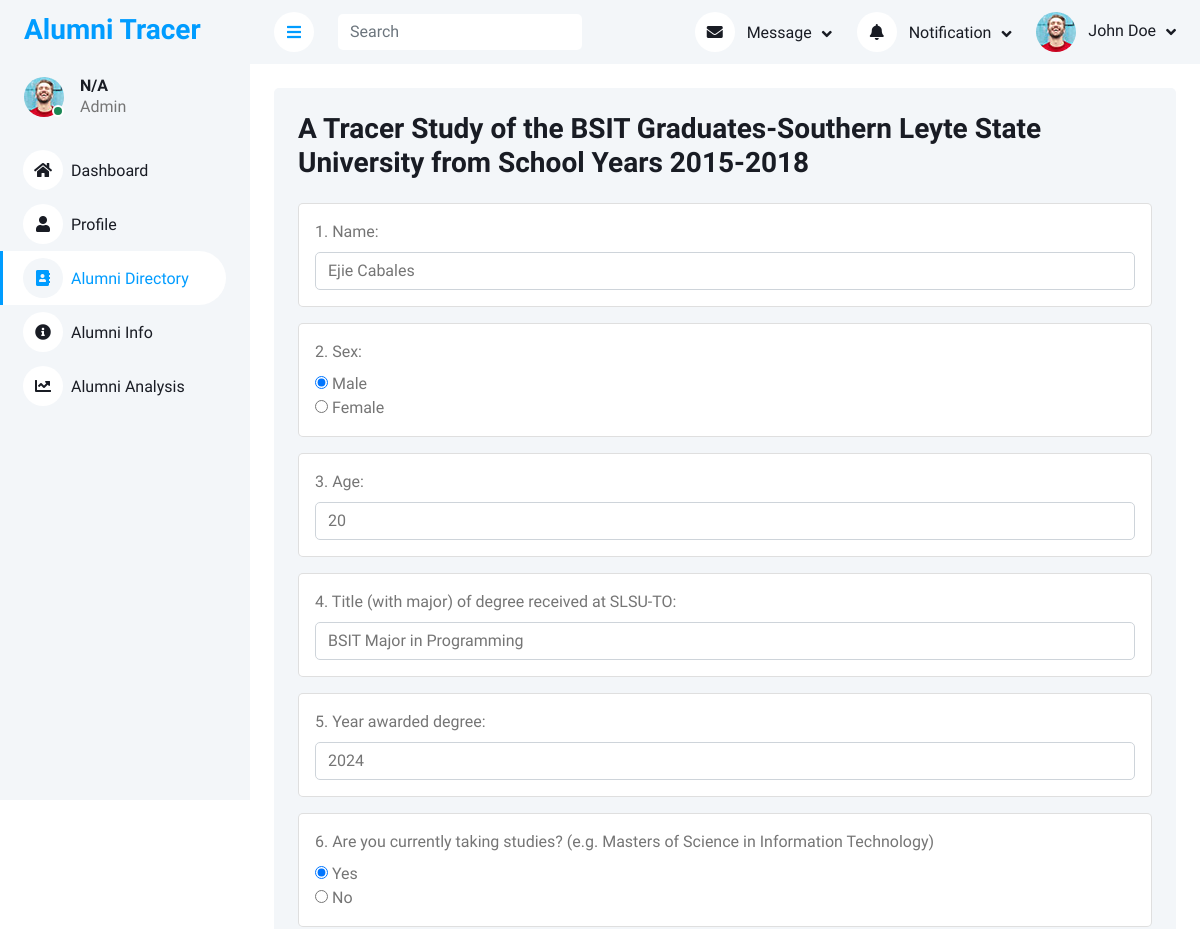
Before: /php_files/viewing_alumni_details.php?id=19 (upper part) with the older database file.
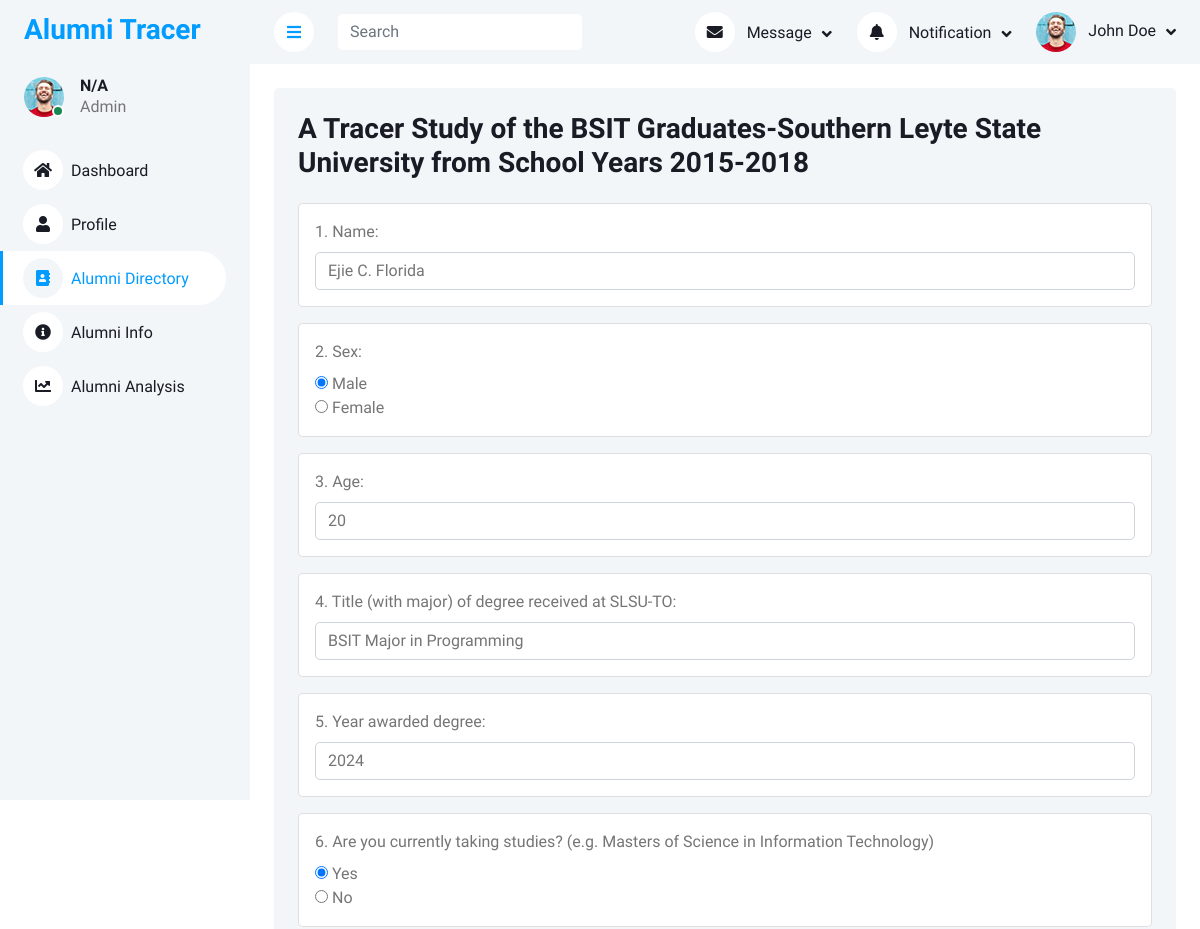
After: the same page with the newer database file.
### tables this page shows
CREATE TABLE `l_study_response` (
  `id` int(11) NOT NULL,
  `gmail` varchar(255) NOT NULL,
  `choose_school` varchar(255) NOT NULL,
  `name` varchar(255) NOT NULL,
  `sex` varchar(255) DEFAULT NULL,
  `age` int(3) DEFAULT NULL,
  `degree` varchar(255) DEFAULT NULL,
  `year_awarded` year(4) DEFAULT NULL,
  `current_study` text DEFAULT NULL,
  `if_no_jobs` text DEFAULT NULL,
  `if_yes_details` text DEFAULT NULL,
  `pursue_reasons` text DEFAULT NULL,
  `current_position` text DEFAULT NULL,
  `other_position` text DEFAULT NULL,
  `time_to_job` text DEFAULT NULL,
  `time_gap` text DEFAULT NULL,
  `employment_history` text DEFAULT NULL,
  `job_info_source` text DEFAULT NULL,
  `other_job_info` varchar(255) DEFAULT NULL,
  `job_qualifications` text DEFAULT NULL,
  `gross_salary` varchar(50) DEFAULT NULL,
  `job_benefits` text DEFAULT NULL,
  `work_location` varchar(255) DEFAULT NULL,
  `num_employees` varchar(255) DEFAULT NULL,
  `work_nature` varchar(255) DEFAULT NULL,
  `other_work_nature_text` text DEFAULT NULL,
  `proof_image` varchar(255) DEFAULT NULL,
  `job_problem` varchar(255) DEFAULT NULL,
  `problem_elaboration` text DEFAULT NULL,
  `self_employed_reason` text DEFAULT NULL,
  `knowledge_enhance` text DEFAULT NULL,
  `problem_solving` text DEFAULT NULL,
  `research_skills` text DEFAULT NULL,
  `learning_efficiency` text DEFAULT NULL,
  `communication_skills` text DEFAULT NULL,
  `more_inclined` text DEFAULT NULL,
  `team_spirit` text DEFAULT NULL,
  `job_relevance` varchar(255) DEFAULT NULL,
  `applied_course` varchar(255) DEFAULT NULL,
  `possible_reasons` varchar(255) DEFAULT NULL,
  `other_reasons` text DEFAULT NULL,
  `present_job` varchar(255) DEFAULT NULL,
  `other_job` text DEFAULT NULL,
  `range_module` text DEFAULT NULL,
  `optional_module` text DEFAULT NULL,
  `relevance` text DEFAULT NULL,
  `worlkload` text DEFAULT NULL,
  `solving` text DEFAULT NULL,
  `learning` text DEFAULT NULL,
  `placement` text DEFAULT NULL,
  `environment` text DEFAULT NULL,
  `quality` text DEFAULT NULL,
  `job_satisfaction` varchar(255) DEFAULT NULL,
  `job_stay` varchar(255) DEFAULT NULL,
  `stay_other_text` text DEFAULT NULL,
  `status` text DEFAULT NULL,
  `created_at` timestamp NOT NULL DEFAULT current_timestamp(),
  `check_mode` int(11) NOT NULL
);

### php_files/viewing_alumni_details.php (the view, shortened to what the changed rows need)
<?php
include("../connection/conn.php");
function decryptData($encryptedData)
{
    $key = ENCRYPTION_KEY;
    $data = base64_decode($encryptedData);
    $ivLength = openssl_cipher_iv_length('aes-256-cbc');
    $iv = substr($data, 0, $ivLength);
    $encrypted = substr($data, $ivLength);
    return openssl_decrypt($encrypted, 'aes-256-cbc', $key, 0, $iv);
}
$user_id = $_GET['id'];
$userQuery = "SELECT * FROM l_study_response WHERE id = '$user_id' AND status = 'pending'";
$userResult = mysqli_query($conn, $userQuery);
if ($userResult && mysqli_num_rows($userResult) > 0) {
    $userData = mysqli_fetch_assoc($userResult);
} else {
    echo "User not found.";
    exit;
}
?>
<!DOCTYPE html>
<html lang="en">
<head>
    <link href="https://cdnjs.cloudflare.com/ajax/libs/font-awesome/5.10.0/css/all.min.css" rel="stylesheet">
    <link href="https://cdn.jsdelivr.net/npm/bootstrap-icons@1.4.1/font/bootstrap-icons.css" rel="stylesheet">
    <link href="../template/lib/owlcarousel/assets/owl.carousel.min.css" rel="stylesheet">
    <link href="../template/lib/tempusdominus/css/tempusdominus-bootstrap-4.min.css" rel="stylesheet" />
    <link href="../template/css/bootstrap.min.css" rel="stylesheet">
    <link href="../template/css/style.css" rel="stylesheet">
</head>
<body>
    <div class="container-xxl position-relative bg-white d-flex p-0">
        <div class="content">
            <div class="container-fluid pt-4 px-4">
                <div class="bg-light rounded p-4" style="width:fit-content">
                    <form method="POST" enctype="multipart/form-data">
                    <div class="card mb-3">
                        <div class="card-body">
                            <label for="name" class="form-label">1. Name:</label>
                            <input type="text" class="form-control" id="name" name="name" value = "<?php echo decryptData($userData['name']) ?>" required>
                        </div>
                    </div>
                   <div class="card mb-3">
                        <div class="card-body">
                            <label class="form-label">2. Sex:</label><br>
                            <?php
                                $selectedSex = decryptData($userData['sex']);
                            ?>
                            <input type="radio" id="male" name="sex" value="Male" <?php echo ($selectedSex === 'Male') ? 'checked' : ''; ?>>
                            <label for="male">Male</label><br>
                            <input type="radio" id="female" name="sex" value="Female" <?php echo ($selectedSex === 'Female') ? 'checked' : ''; ?>>
                            <label for="female">Female</label>
                        </div>
                    </div>
                    <div class="card mb-3">
                        <div class="card-body">
                            <label for="age" class="form-label">3. Age:</label>
                            <input type="number" class="form-control" id="age" name="age" value = "<?php echo $userData['age'] ?>" required>
                        </div>
                    </div>
                    <div class="card mb-3">
                        <div class="card-body">
                            <label for="degree" class="form-label">4. Title (with major) of degree received at SLSU-TO:</label>
                            <input type="text" class="form-control" id="degree" name="degree" value = "<?php echo decryptData($userData['degree']) ?>" required>
                        </div>
                    </div>
                    <div class="card mb-3">
                        <div class="card-body">
                            <label for="year_awarded" class="form-label">5. Year awarded degree:</label>
                            <input type="text" class="form-control" id="year_awarded" name="year_awarded" value = "<?php echo $userData['year_awarded'] ?>" required>
                        </div>
                    </div>
                    <div class="card mb-3">
                        <div class="card-body">
                            <label class="form-label">6. Are you currently taking studies? (e.g. Masters of Science in Information Technology)</label><br>
                            <?php
                                $selectedStudy = decryptData($userData['current_study']);
                            ?>
                            <input type="radio" id="yes_study" name="current_study" value="Yes" <?php echo ($selectedStudy === 'Yes') ? 'checked' : ''; ?>>
                            <label for="yes_study">Yes</label><br>
                            <input type="radio" id="no_study" name="current_study" value="No" <?php echo ($selectedStudy === 'No') ? 'checked' : ''; ?>>
                            <label for="no_study">No</label>
                        </div>
                    </div>
                    </form>
                </div>
            </div>
        </div>
    </div>
</body>
</html>

Changed rows visible on the page:
changed l_study_response "☑ Male": name "Ejie Cabales" → "Ejie C. Florida"
